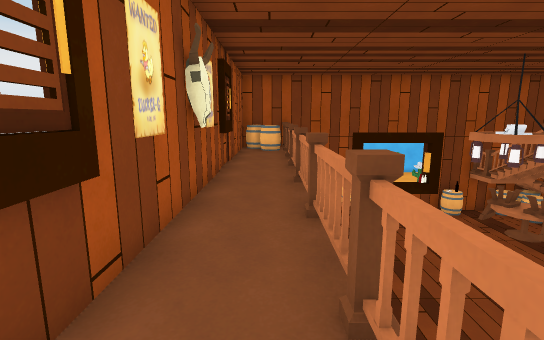
[1] (above)

15 first-person views from a walk through a scene from a Unity 3-D project. The camera is 1.5 m above the floor, tilts 10° down and sees 85° across. The floor is counted in squares, 1 m on a side. Each view is taken from the middle of a square. On the plan, view 1 faces up. The plan holds only what a view shows up to about 15 squares ahead; the rest is blank. The place goes on beyond the plan. The player is left out. Door leaves are left out, so doorways stand open. Some surface patterns are stand-ins.

[2]
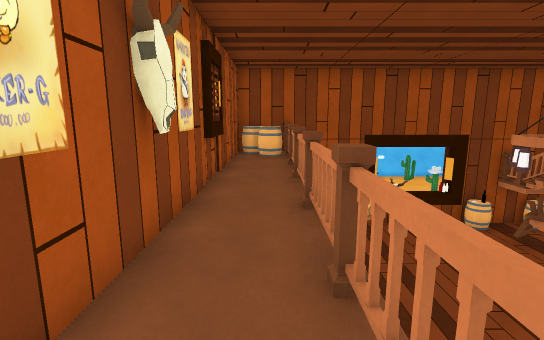

[3]
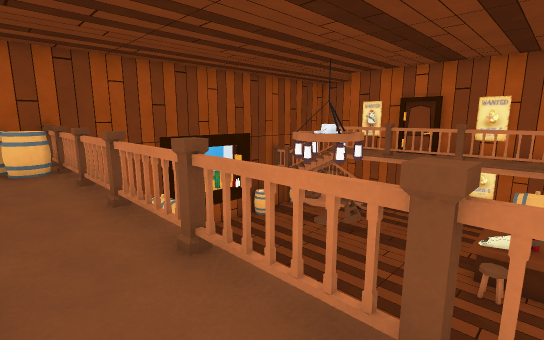

[4]
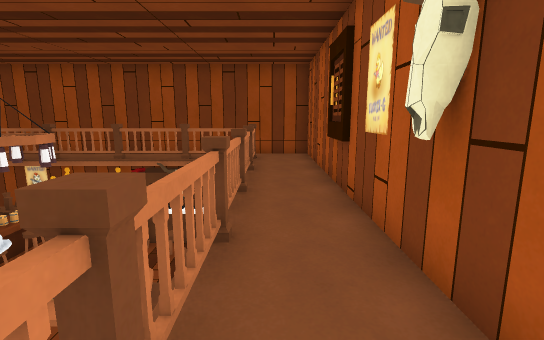

[5]
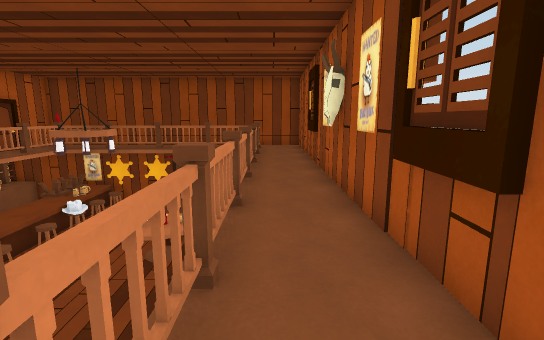

[6]
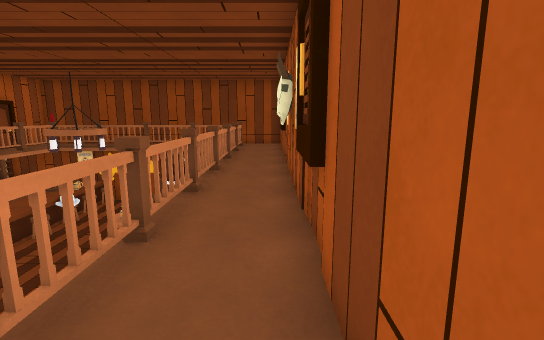

[7]
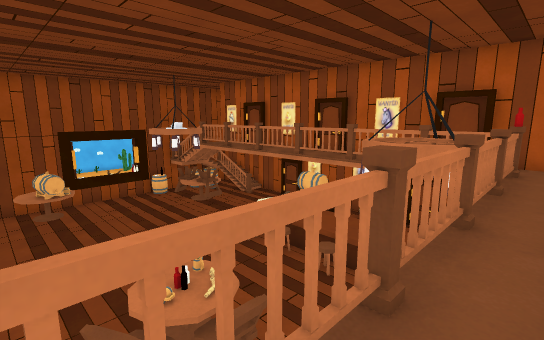

[8]
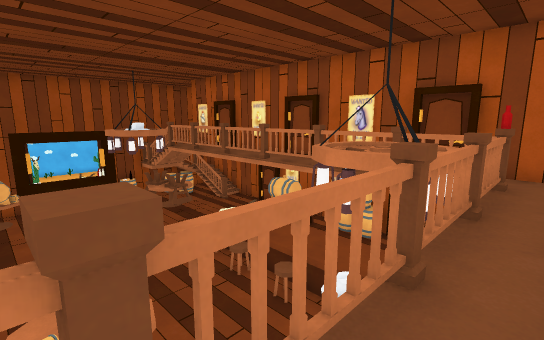

[9]
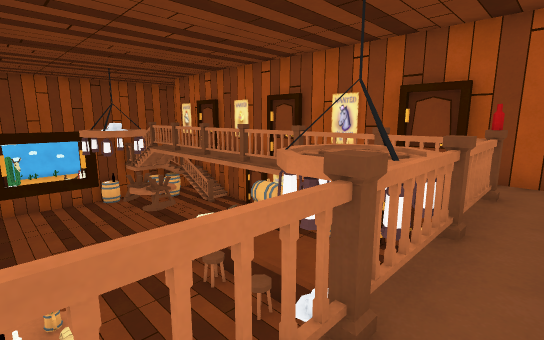

[10]
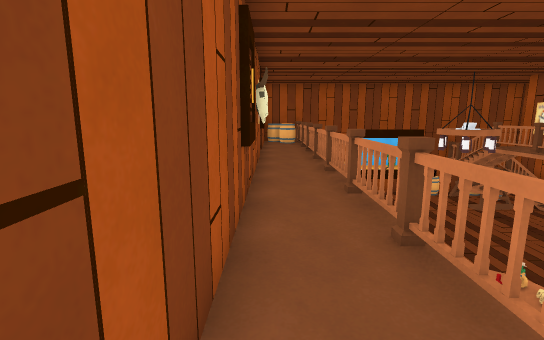

[11]
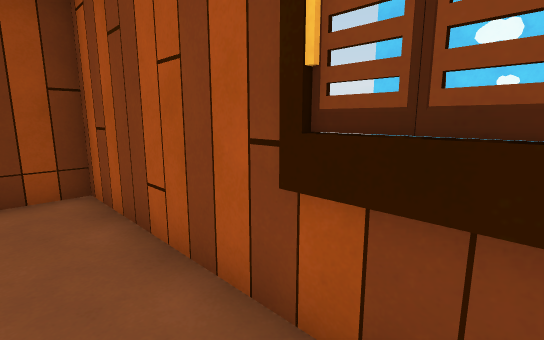

[12]
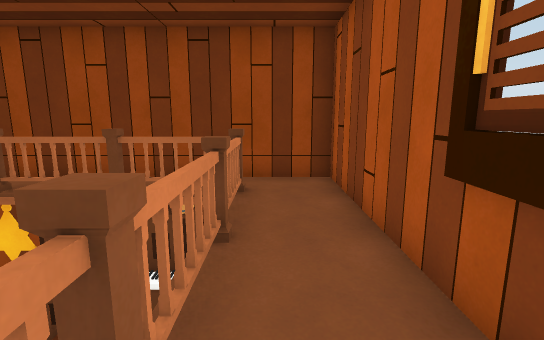

[13]
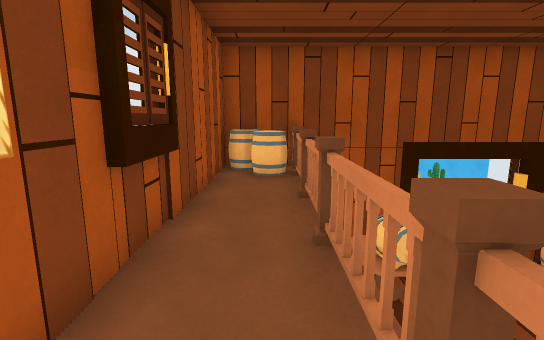

[14]
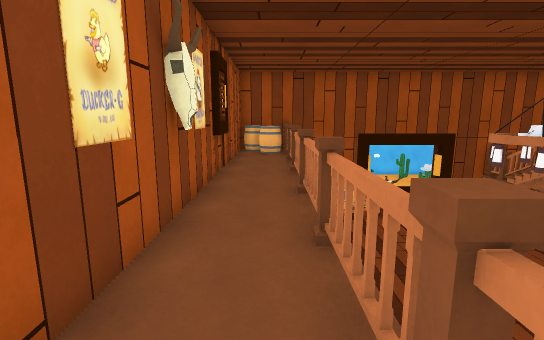

[15]
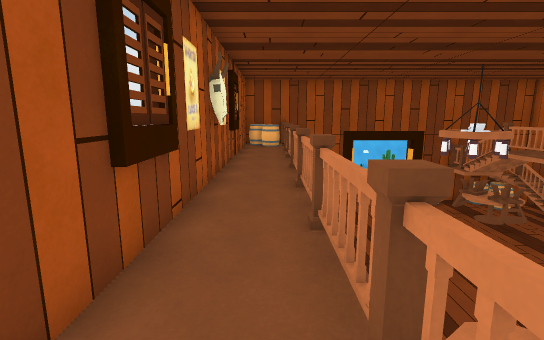

### Floor plan
Key: @ floor where view 1 was taken; # wall or solid block; x gap in a wall; . floor; D open door; = window, fence, low wall or low ledge; ^ raised ledge; v drop or lower ground; B barrel; T table; O other object.
Columns run from 2 left of view 1 to 13 right of it. Each row starts with its distance up from view 1.
 17            v
 16 #      # vv#
 15 #BB#Tvvvvvvvv###
 14 #.B#vvvvvvvvv#
 13 #..vvvvvvvvTv#
 12 #..xvvvvvvOOv#
 11 #..vvvvvvOOOO#
 10 ##.vvvvvvOOOO#
  9 ##.xvvvvvvOOv#
  8 #..v vvvvvvvv#
  7 #..v vvvvvvvv#
  6 DO.v vvvvvvvv#
  5 DD.vvvvvvvv O#
  4 #..xvvvvvvv= #
  3 #..vvvvvvvv^^#
  2 ##.v vvvvvv^^#
  1 ##.v vvvvvv^^#
  0 #.@v  vvvvOO^#
 -1 #..x vv  OOOO##
 -2 #..v vvv OOOO##
 -3 #..#vxxvvv#####
 -4 #.............#
 -5 ###############

Positions as (right, up) in squares from view 1, and headings:
1: (0, 0), facing up
2: (0, 2), facing up
3: (-1, 4), facing up-right
4: (0, 8), facing down
5: (0, 12), facing down
6: (-1, 13), facing down
7: (1, -4), facing up-right
8: (3, -4), facing up-right
9: (4, -4), facing up-right
10: (-1, -4), facing up
11: (0, 2), facing down-left
12: (0, 3), facing down
13: (0, 6), facing up
14: (0, 1), facing up
15: (0, -2), facing up
